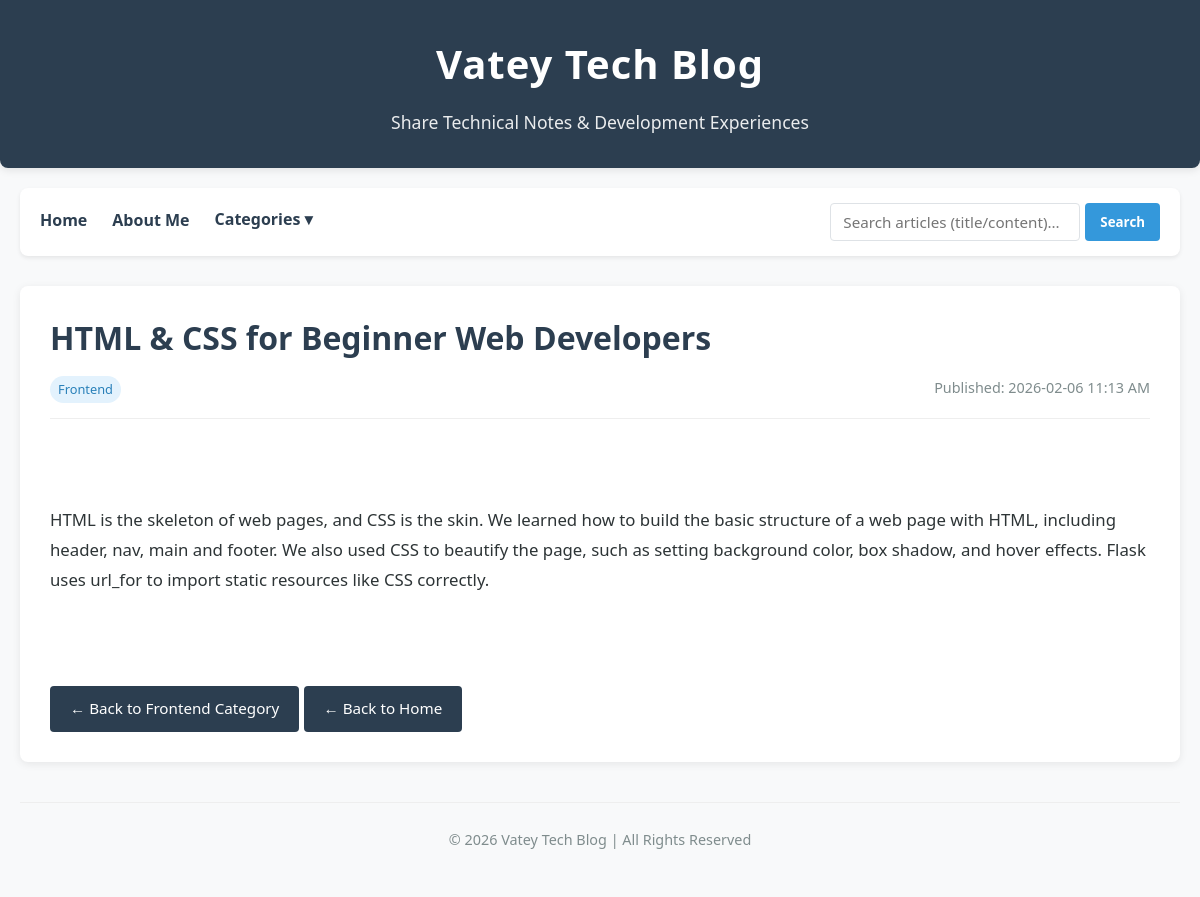
Page /article/3 on the committed database.
### tables this page shows
CREATE TABLE posts (
                id INTEGER PRIMARY KEY AUTOINCREMENT,
                title TEXT NOT NULL,
                category TEXT NOT NULL,
                content TEXT NOT NULL,
                date TEXT NOT NULL
            );

### app.py (the view)
@app.route('/article/<article_id>')
def article_detail(article_id):
    conn = get_db_connection()
    post = conn.execute('SELECT * FROM posts WHERE id = ?', (article_id,)).fetchone()
    conn.close()
    return render_template(
        'article.html',
        data=BLOG_GLOBAL_DATA,  # 补充data参数
        categories=get_all_categories(),  # 补充categories参数
        post=post  # 原有post参数保留
    )

### utils/db.py (called while the page is built)
def get_db_connection():
    conn = sqlite3.connect(DATABASE)
    conn.row_factory = sqlite3.Row  # 字典形式返回结果
    return conn

def get_all_categories():
    conn = get_db_connection()
    categories = conn.execute('SELECT DISTINCT category FROM posts ORDER BY category').fetchall()
    conn.close()
    return [cat['category'] for cat in categories]

### templates/article.html (shortened to what this page needs)
<!DOCTYPE html>
<html lang="en">
<head>
    <link rel="stylesheet" href="{{ url_for('static', filename='css/style.css') }}">
</head>
<body>
    <header>
        <h1>{{ data.title }}</h1>
        <p>{{ data.subtitle }}</p>
    </header>
    <div class="nav-search-container">
        <div class="nav-links">
            <a href="/">Home</a>
            <a href="/about">About Me</a>
            {% if categories %}
                <div class="dropdown">
                    <button class="dropdown-btn">Categories ▾</button>
                </div>
            {% endif %}
        </div>
        <form class="search-form" action="/" method="GET">
            <input type="text" name="query" placeholder="Search articles (title/content)...">
            <button type="submit">Search</button>
        </form>
    </div>
    <main>
        {% if post %}
            <div class="article-detail">
                <h2>{{ post.title }}</h2>
                <div class="article-meta">
                    <span class="category-tag">{{ post.category }}</span>
                    <span>Published: {{ post.date }}</span>
                </div>
                <div class="article-content">
                    {{ post.content|safe }}
                </div>
                <a href="/category/{{ post.category }}" class="back-btn">← Back to {{ post.category }} Category</a>
                <a href="/" class="back-btn">← Back to Home</a>
            </div>
        {% endif %}
    </main>
    <footer>
        <p>© 2026 {{ data.title }} | All Rights Reserved</p>
    </footer>
</body>
</html>

### static/css/style.css (style rules this page uses)
* { margin: 0; padding: 0; box-sizing: border-box; font-family: 'Segoe UI', Tahoma, Geneva, Verdana, sans-serif; }
body { background-color: #f8f9fa; color: #2d3436; line-height: 1.7; padding: 0; margin: 0 auto; max-width: 1200px; }
header { text-align: center; padding: 30px 20px; background-color: #2c3e50; color: white; border-radius: 0 0 8px 8px; margin-bottom: 20px; box-shadow: 0 2px 8px rgba(0,0,0,0.1); }
header h1 { font-size: 2.5rem; margin-bottom: 10px; letter-spacing: 1px; }
header p { font-size: 1.1rem; opacity: 0.9; font-weight: 300; }
.nav-search-container { display: flex; flex-wrap: wrap; justify-content: space-between; align-items: center; padding: 15px 20px; background-color: white; border-radius: 8px; box-shadow: 0 2px 4px rgba(0,0,0,0.08); margin: 0 20px 30px; gap: 15px; }
.nav-links { display: flex; flex-wrap: wrap; gap: 25px; align-items: center; }
.nav-links a { text-decoration: none; color: #2c3e50; font-weight: 600; font-size: 1rem; transition: all 0.3s ease; padding: 6px 0; line-height: 1.2; border-bottom: 2px solid transparent; }
.dropdown { position: relative; display: inline-block; padding-bottom: 2px; }
.dropdown-btn { background: none; border: none; outline: none; cursor: pointer; margin: 0; padding: 0; color: #2c3e50; font-weight: 600; font-size: 1rem; cursor: pointer; padding: 6px 0; line-height: 1.2; border-bottom: 2px solid transparent; transition: all 0.3s ease; display: flex; align-items: center; gap: 3px; display: inline-block; }
.search-form { display: flex; gap: 5px; }
.search-form input { padding: 8px 12px; border: 1px solid #dee2e6; border-radius: 4px; outline: none; font-size: 0.95rem; width: 250px; transition: border 0.3s; }
.search-form button { padding: 8px 15px; border: none; border-radius: 4px; background-color: #3498db; color: white; font-weight: 600; cursor: pointer; transition: background 0.3s; }
main { padding: 0 20px; margin-bottom: 40px; }
.article-meta { color: #7f8c8d; font-size: 0.85rem; margin-bottom: 15px; display: flex; justify-content: space-between; }
.category-tag { padding: 3px 8px; background-color: #e3f2fd; color: #2980b9; border-radius: 20px; font-size: 0.8rem; font-weight: 500; }
.article-detail { background-color: white; border-radius: 8px; box-shadow: 0 2px 8px rgba(0,0,0,0.08); padding: 30px; }
.article-detail h2 { color: #2c3e50; font-size: 2rem; margin-bottom: 15px; line-height: 1.4; }
.article-detail .article-meta { font-size: 0.9rem; margin-bottom: 25px; padding-bottom: 15px; border-bottom: 1px solid #eee; }
.article-detail .article-content { color: #2d3436; font-size: 1.05rem; line-height: 1.8; margin-bottom: 30px; white-space: pre-wrap; word-break: break-word; }
.article-content p:first-child { margin-top: 0 !important; padding-top: 0 !important; }
.back-btn { text-decoration: none; color: white; background-color: #2c3e50; padding: 10px 20px; border-radius: 4px; font-size: 0.95rem; font-weight: 500; transition: background 0.3s; display: inline-block; }
footer { text-align: center; padding: 25px 20px; color: #7f8c8d; font-size: 0.9rem; border-top: 1px solid #eee; margin: 0 20px 20px; }

### rows in the picture
posts: title "HTML & CSS for Beginner Web Developers", category "Frontend", date "2026-02-06 11:13 AM", content "HTML is the skeleton of web pages, and CSS is the skin. We learned how to build the basic structure of a web page with HTML, including header, nav, main and footer. We also used CSS to beautify the page, such as setting background color, box shadow, and hover effects. Flask uses url_for to import static resources like CSS correctly."

### other values in the picture
{{ data.title }} "Vatey Tech Blog"
{{ data.subtitle }} "Share Technical Notes & Development Experiences"
